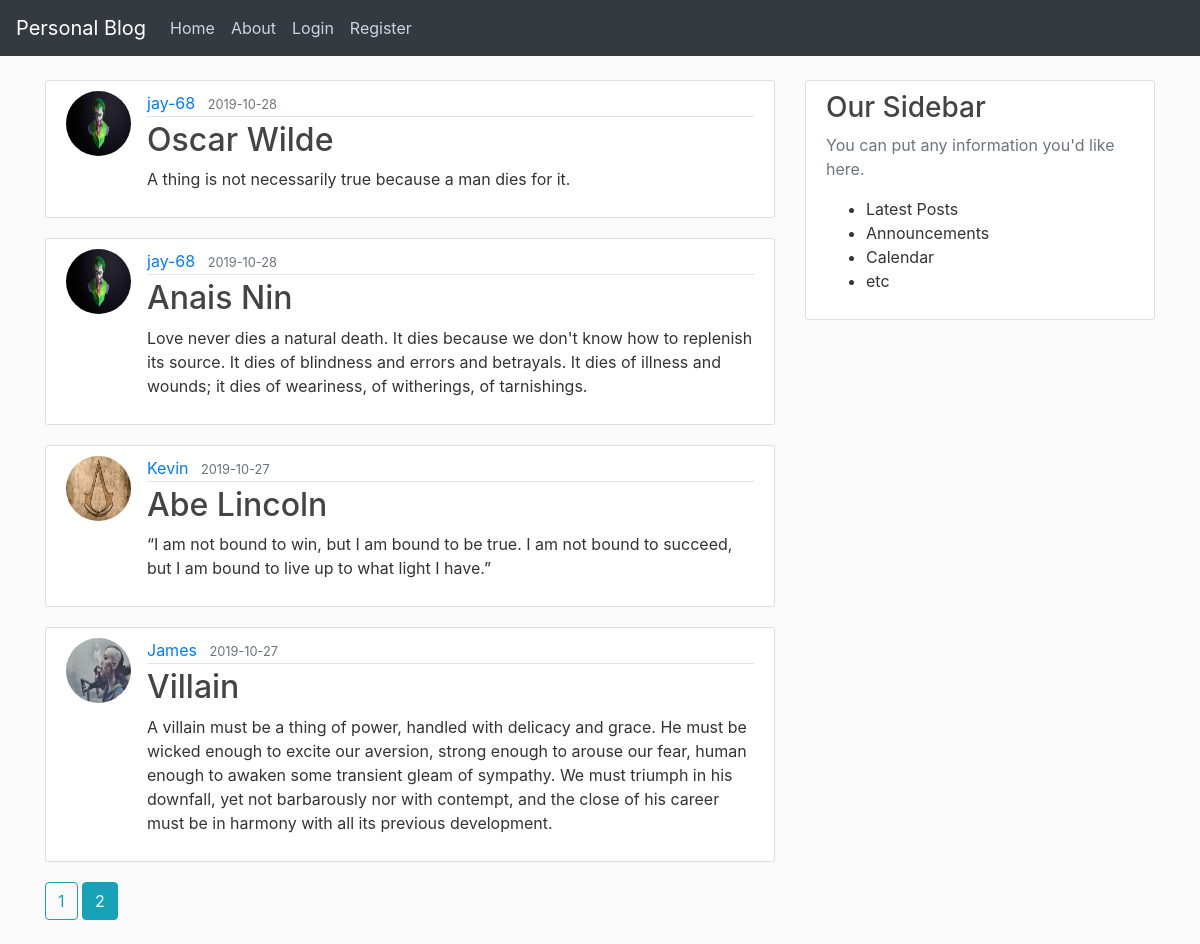
The page /home?page=2 on the database its author committed.
### flaskblog/models.py (models this page shows, shortened)
class Post(db.Model):
  id = db.Column(db.Integer, primary_key=True)
  title = db.Column(db.String(100),nullable=False)
  date_posted = db.Column(db.DateTime,nullable=False,default=datetime.utcnow)
  content = db.Column(db.Text,nullable=False)
  user_id = db.Column(db.Integer,db.ForeignKey('user.id'),nullable=False)

class User(db.Model,UserMixin):
    id = db.Column(db.Integer, primary_key=True)
    username = db.Column(db.String(80), unique=True, nullable=False)
    email = db.Column(db.String(120), unique=True, nullable=False)
    image_file = db.Column(db.String(20),nullable=False,default='default.jpg')
    password = db.Column(db.String(60),nullable=False)
    posts = db.relationship('Post',backref='author',lazy=True)

### flaskblog/routes.py (the view)
@app.route('/')
@app.route('/home')
def home():
    page = request.args.get('page',1,type=int)
    posts=Post.query.order_by(Post.date_posted.desc()).paginate(page=page,per_page=5)
    return render_template('home.html', posts=posts)

### flaskblog/templates/home.html (shortened to what this page needs)
{% extends 'layout.html' %}
{% block content %}
  {% for post in posts.items %}
    <article class="media content-section">
      <img src="{{ url_for('static',filename='profile_pics/' + post.author.image_file) }}" alt="user profile image" class="rounded-circle article-img">
      <div class="media-body">
        <div class="article-metadata">
          <a href="#" class="mr-2">{{ post.author.username }}</a>
          <small class="text-muted">{{ post.date_posted.strftime('%Y-%m-%d') }}</small>
        </div>
        <h2><a href="{{ url_for('post',post_id=post.id) }}" class="article-title">{{ post.title }}</a></h2>
        <p class="article-content">{{ post.content }}</p>
      </div>
    </article>
  {% endfor %}
  {% for page_num in posts.iter_pages(left_edge=1,right_edge=1,left_current=1,right_current=2) %}
    {% if page_num %}
      {% if posts.page == page_num %}
        <a class="btn btn-info mb-4" href="{{ url_for('home',page=page_num) }}">{{ page_num }}</a>
      {% else %}
        <a class="btn btn-outline-info mb-4" href="{{ url_for('home',page=page_num) }}">{{ page_num }}</a>
      {% endif %}
    {% endif %}
  {% endfor %}
{% endblock content %}

### flaskblog/static/main.css (style rules this page uses)
body { background: #fafafa; color: #333333; margin-top: 5rem; }
h1, h2, h3, h4, h5, h6 { color: #444444; }
.content-section { background: #ffffff; padding: 10px 20px; border: 1px solid #dddddd; border-radius: 3px; margin-bottom: 20px; }
.article-title { color: #444444; }
.article-content { white-space: pre-line; }
.article-img { height: 65px; width: 65px; margin-right: 16px; }
.article-metadata { padding-bottom: 1px; margin-bottom: 4px; border-bottom: 1px solid #e3e3e3; }

### rows shown on the page
Post: image_file (picture), author.username "jay-68", date_posted "2019-10-28", title "Oscar Wilde", content "A thing is not necessarily true because a man dies for it."
Post: image_file (picture), author.username "jay-68", date_posted "2019-10-28", title "Anais Nin", content "Love never dies a natural death. It dies because we don't know how to replenish its source. It dies of blindness and errors and betrayals. It dies of illness and wounds; it dies of weariness, of witherings, of tarnishings."
Post: image_file (picture), author.username "Kevin", date_posted "2019-10-27", title "Abe Lincoln", content "“I am not bound to win, but I am bound to be true. I am not bound to succeed, but I am bound to live up to what light I have.”"
Post: image_file (picture), author.username "James", date_posted "2019-10-27", title "Villain", content "A villain must be a thing of power, handled with delicacy and grace. He must be wicked enough to excite our aversion, strong enough to arouse our fear, human enough to awaken some transient gleam of sympathy. We must triumph in his downfall, yet not barbarously nor with contempt, and the close of his career must be in harmony with all its previous development."

### other values the page prints
{{ page_num }} "1"
{{ page_num }} "2"
